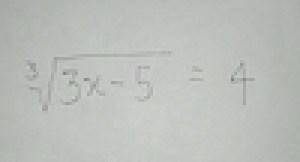
#> input picture data/1556257759482029-img1556270022541-43.jpeg-rs-high-webp.jpeg, 100 x 54 px (shown 3 times larger)
$ python extractCharacters.py ../data/1556257759482029-img1556270022541-43.jpeg-rs-high-webp.jpeg
#> lines starting #> are read from the running program, lines starting #| are printed output that depends on the picture; after the words box and inside, x2 and y2 are one past the last pixel; in counts of white or black regions, pixels touching at a corner belong together
import os
import cv2
import sys
import numpy as np

minH = 2
minW = 2

imgPath = sys.argv[1]
img = cv2.imread(imgPath, cv2.IMREAD_GRAYSCALE)
#> img: shape (54, 100); min 128, max 208, mean 189.2
img = cv2.GaussianBlur(img, (3,3), 0)
img = cv2.adaptiveThreshold(img, 255, cv2.ADAPTIVE_THRESH_GAUSSIAN_C, cv2.THRESH_BINARY, 75, 10)
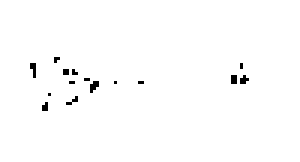
#> img: shape (54, 100) (shown 3 times larger); 98.9% white; black in thin lines or dots, all inside (x1, y1, x2, y2) = (10, 19, 83, 37)
img = cv2.bitwise_not(img)
ret, thresh = cv2.threshold(img, 127, 255, 0)
contours, hierarchy = cv2.findContours(thresh, cv2.RETR_EXTERNAL, cv2.CHAIN_APPROX_SIMPLE)
#> contours = 15 contours, all with area under 20

i = 0
for contour in contours:
	x, y, w, h = cv2.boundingRect(contour)
	if w < minW or h < minH:
		continue
	print (x, y, w, h)
	roi = img[y: y + h, x: x + w]
	cv2.imwrite(os.path.join('extractedImages', str(i) + '.jpeg'), roi)
	i += 1
#> this loop made 15 passes
#> (contour, x, y, w, h, roi) on passes 1, 10, 11, 12, 15: ([[15, 34], [14, 35], [14, 36], [15, 36]], 14, 34, 2, 3, [[0, 255], [255, 255], [255, 255]]), ([[77, 25], [77, 27], [78, 27], [78, 25]], 77, 25, 2, 3, [[255, 255], [255, 255], [255, 255]]), ([[24, 23], [24, 24], [25, 24]], 24, 23, 2, 2, [[255, 0], [255, 255]]), ([[21, 23], [21, 24], [22, 24], [22, 23]], 21, 23, 2, 2, [[255, 255], [255, 255]]), ([[18, 19], [18, 20], [19, 19]], 18, 19, 2, 2, [[255, 255], [255, 0]])
#> (contour, x, y, w, h) on passes 4, 7, 8, 13: ([[46, 27], [47, 27]], 46, 27, 2, 1), ([[23, 27], [24, 27]], 23, 27, 2, 1), ([[28, 26], [29, 26]], 28, 26, 2, 1), ([[80, 21], [80, 22]], 80, 21, 1, 2)
#| 14 34 2 3
#| 22 32 4 3
#| 30 27 3 4
#| 80 25 3 3
#| 77 25 2 3
#| 24 23 2 2
#| 21 23 2 2
#| 10 21 2 5
#> (further printed lines are left out)
#> after the loop, i = 9

$ run again, on data/bound.jpeg
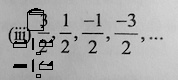
#> input picture data/bound.jpeg, 178 x 80 px
#> img is the input picture: shape (80, 178); min 0, max 213, mean 171.7
#> `img = cv2.GaussianBlur(img, (3,3), 0)`:
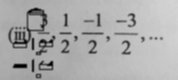
#> img: shape (80, 178); min 0, max 212, mean 171.7
#> `img = cv2.adaptiveThreshold(img, 255, cv2.ADAPTIVE_THRESH_GAUSSIAN_C, ..`:
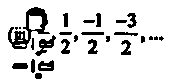
#> img: shape (80, 178); 86.6% white; 26 black regions (5 under 20 px), largest, box (x1, y1, x2, y2) and area: (8, 7, 50, 49) 587, (35, 35, 56, 56) 172, (38, 60, 54, 71) 126
#> contours = 26 contours, 10 with area under 20; largest, box (x1, y1, x2, y2) and area: (8, 7, 50, 49) 692, (35, 35, 56, 56) 144, (38, 60, 54, 71) 119, (12, 63, 28, 69) 70, (88, 39, 98, 54) 66
#> the loop `for contour in contours:` made 26 passes
#> (x, y, w, h) on passes 1 to 8: (35, 73, 7, 6), (12, 63, 16, 6), (38, 60, 16, 11), (31, 59, 4, 14), (121, 40, 10, 15), (88, 39, 10, 15), (61, 39, 9, 15), (31, 38, 3, 12)
#> (printed output is left out)
#> after the loop `for contour in contours:`: i = 26
